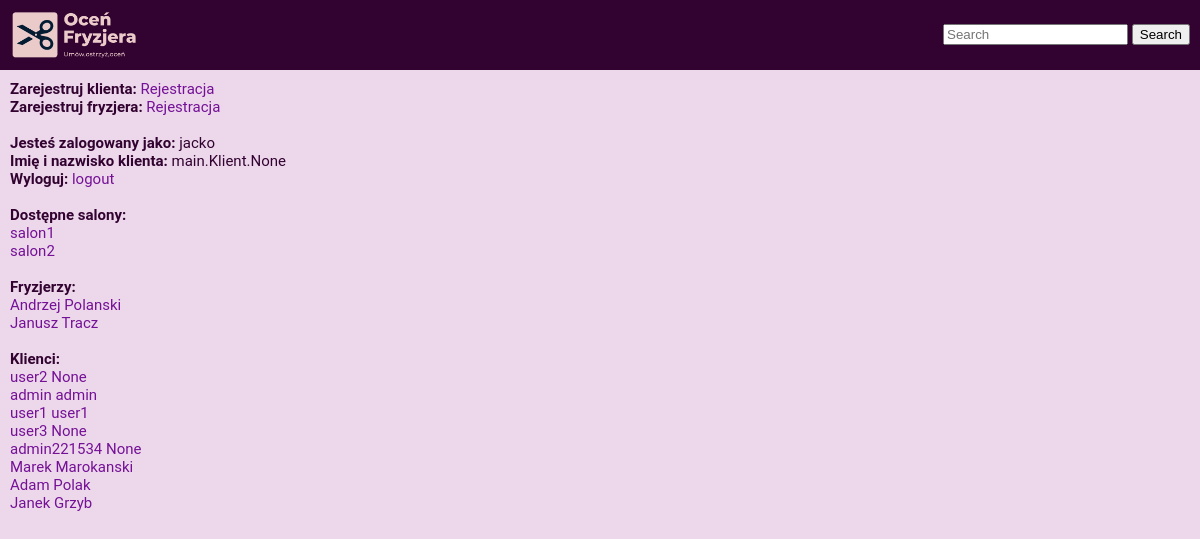
Screenshot of / (signed in) with the database file from the repository.
### main/models.py (models this page shows, shortened)
class Salon(models.Model):
    wlasciciel = models.ForeignKey(Fryzjer, on_delete=models.CASCADE, related_name='wlasciciel', null=True)
    fryzjer = models.ManyToManyField(Fryzjer, related_name='fryzjer')
    nazwa = models.CharField(max_length=50, default='NoName')
    NIP = models.CharField(max_length=25)
    regon = models.CharField(max_length=25)
    ulica = models.CharField(max_length=50, blank=True, null=True)
    nr_lokalu = models.IntegerField(default=0, blank=True, null=True)
    miasto = models.CharField(max_length=50)
    kod_pocztowy = models.CharField(max_length=20)
    nr_tel = models.CharField(max_length=20, default='no number')

class Fryzjer(models.Model):
    user = models.ForeignKey(User, on_delete=models.CASCADE)
    imie = models.CharField(max_length=50, null=True)
    nazwisko = models.CharField(max_length=50, null=True)
    srednia_ocena = models.FloatField(blank=True, null=True)
    ulica = models.CharField(max_length=50, blank=True, null=True)
    nr_domu = models.IntegerField(default=0, blank=True, null=True)
    miasto = models.CharField(max_length=50, null=True)
    kod_pocztowy = models.CharField(max_length=20, null=True)
    nr_tel = models.CharField(max_length=20, default='no number')

class Klient(models.Model):
    imie = models.CharField(max_length=50, null=True)
    nazwisko = models.CharField(max_length=50, null=True)
    user = models.ForeignKey(User, on_delete=models.CASCADE, related_name='klient')
    staly_klient = models.BooleanField(default=False, null=True)
    nr_telefonu = models.CharField(max_length=20, null=True, blank=True)
    ulica = models.CharField(max_length=50, blank=True, null=True)
    nr_domu = models.IntegerField(default=0, blank=True, null=True)
    miasto = models.CharField(max_length=50, null=True)
    kod_pocztowy = models.CharField(max_length=20, null=True)

### main/views.py (the view)
@login_required
def home(request):
    salony = Salon.objects.all()
    fryzjerzy = Fryzjer.objects.all()
    klienci = Klient.objects.all()
    user_klient = request.user.klient
    context = {
        'user_klient': user_klient,
        'salony': salony,
        'fryzjerzy': fryzjerzy,
        'klienci': klienci,
    }
    return render(request, 'main/home.html', context)

### main/templates/main/home.html
{% extends 'main/base.html' %}
{% block content %}
<div><span class="heading">Zarejestruj klienta:</span> <a href="{% url 'register' %}">Rejestracja</a></div>
<div><span class="heading">Zarejestruj fryzjera:</span> <a href="{% url 'barber_register' %}">Rejestracja</a></div>
<br>
{% if user.is_authenticated %}
<div><span class="heading">Jesteś zalogowany jako:</span> {{request.user.username}}</div>
<div><span class="heading">Imię i nazwisko klienta:</span> {{user_klient}} {{user_klient.nazwisko}}</div>
<div><span class="heading">Wyloguj:</span> <a href ="{% url 'logout' %}">logout</a></div>
{% else %}
<div><span class="heading">Zaloguj:</span> <a href="{% url 'login' %}">login</a></div>
{% endif %}
<br>
<div><span class="heading">Dostępne salony:</span></div>
{% for salon in salony %}
<div><a href="{% url 'pokaz_salon' salon.id %}">{{salon.nazwa}}</a></div>
{% endfor %}
<br>
<div><span class="heading">Fryzjerzy:</span></div>
{% for fryzjer in fryzjerzy %}
<div><a href="{% url 'pokaz_fryzjera' fryzjer.id %}">{{fryzjer.imie}} {{fryzjer.nazwisko}}</a></div>
{% endfor %}
<br>
<div><span class="heading">Klienci:</span></div>
{% for klient in klienci %}
<div><a href="{% url 'pokaz_klienta' klient.id %}">{{klient.imie}} {{klient.nazwisko}}</a></div>
{% endfor %}
{% endblock %}

### main/static/ocen_fryzjera/style.css (style rules this page uses)
body { color: #320331; background-color: #edd8eb; margin: 0; padding: 0; font-size: 15px; font-family: "Roboto", "Lucida Grande", "DejaVu Sans", "Bitstream Vera Sans", Verdana, Arial, sans-serif; }
span.heading { font-weight: bold; }
a:link, a:visited { color: #741196; text-decoration:none; }

### rows the page displays
Salon: nazwa "salon1"
Salon: nazwa "salon2"
Fryzjer: imie "Andrzej", nazwisko "Polanski"
Fryzjer: imie "Janusz", nazwisko "Tracz"
Klient: imie "user2", nazwisko "None"
Klient: imie "admin", nazwisko "admin"
Klient: imie "user1", nazwisko "user1"
Klient: imie "user3", nazwisko "None"
Klient: imie "admin221534", nazwisko "None"
Klient: imie "Marek", nazwisko "Marokanski"
Klient: imie "Adam", nazwisko "Polak"
Klient: imie "Janek", nazwisko "Grzyb"

### other values shown
{{ request.user.username }} "jacko"
{{ user_klient }} "main.Klient.None"
